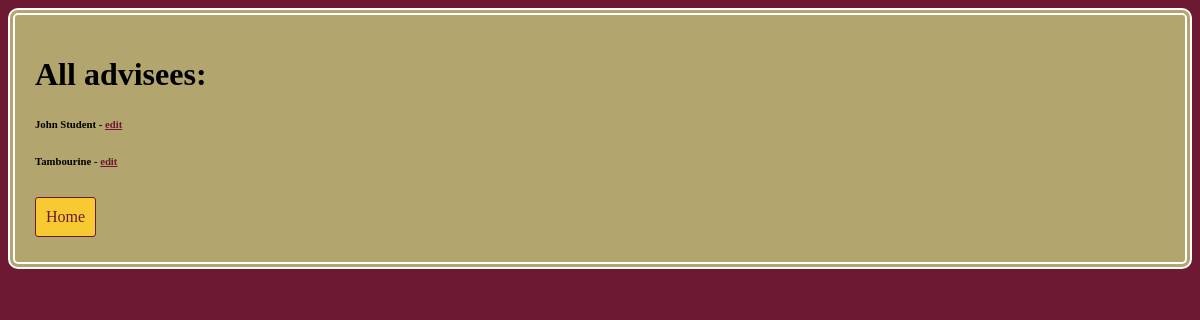
/advisement/advisee_list/, run on an earlier commit of the app's database.
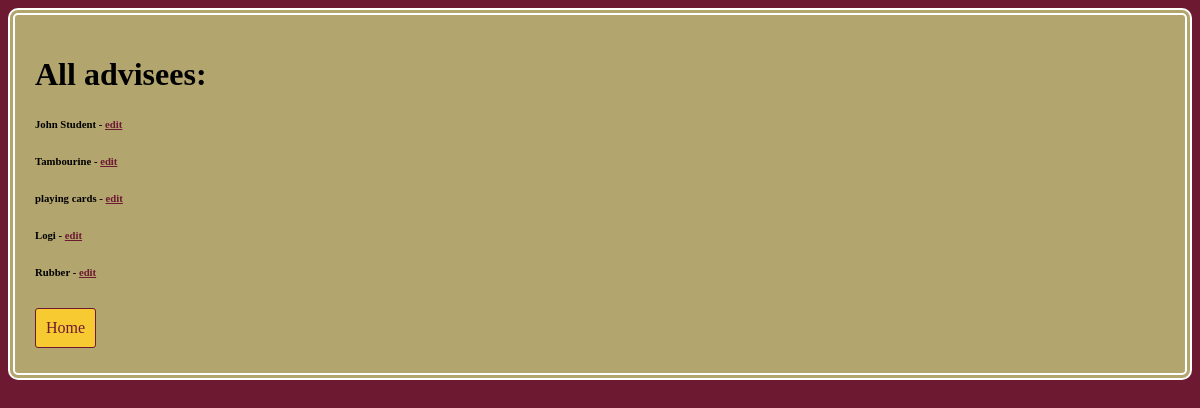
And on a later commit of the database.
### advisement/models.py (models this page shows)
class Advisee(models.Model):
    name = models.CharField(max_length=200)
    id_number = models.CharField(max_length=10)
    advisors = models.ManyToManyField(Faculty)
    checksheet = models.ForeignKey(ChecksheetTemplate, on_delete=models.PROTECT)

### advisement/views.py (the view)
# urls.py: path('advisee_list/', views.advisee_list, name="advisee_list"),
def advisee_list(request):
    advisees = Advisee.objects.all()
    return render(request, "advisement/list_advisees.html", {'advisees': advisees})

### advisement/templates/advisement/list_advisees.html (shortened to what this page needs)
{% extends 'base.html' %}
{% block content %}
<h1>All advisees:</h1>
{% for advisee in advisees %}
    <div class="advisees">
        <div class="advisee">
            <h6>{{ advisee.name }} - <a href="{% url 'edit_advisee' advisee.pk %}">edit</a></h6>
        </div>
    </div>
{% endfor %}
<a href="{% url 'adv_home' %}">Home </a>
{% endblock %}

### templates/base.html (shortened to what this page needs)
{% load static %}
<!DOCTYPE html>
<html>
<head>
  <link href="{% static 'advisement/style.css' %}" rel="stylesheet">
</head>
<body>
  <main>
    {% block content %}
    {% endblock %}
  </main>
</body>
</html>

### advisement/static/advisement/style.css (style rules this page uses)
body { background-color: #6D1932; color: #000000; }
a { color: #6D1932; }
main { background-color: #B2A56D; border-style: double; border-color: #FFFFFF; border-width: 7px; border-radius: 10px; padding: 20px; min-height: 90%; }
:not(h6)>a { background-color: #F7CA32; padding: 10px; margin: 5px 0px; border-style: solid; border-color: #6D1932; border-width: 1px; border-radius: 3px; display: inline-block; text-decoration-line: none; }

What changed in the data, as far as the page shows it:
added Advisee: name "playing cards"
added Advisee: name "Logi"
added Advisee: name "Rubber"
